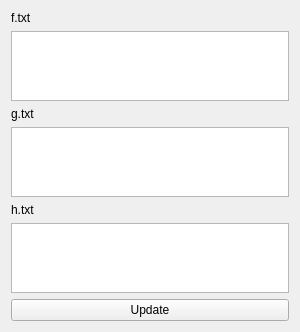
<?xml version="1.0" encoding="UTF-8"?>
<ui version="4.0">
 <class>t6</class>
 <widget class="QWidget" name="t6">
  <property name="geometry">
   <rect>
    <x>0</x>
    <y>0</y>
    <width>300</width>
    <height>200</height>
   </rect>
  </property>
  <property name="windowTitle">
   <string>task_6</string>
  </property>
  <layout class="QVBoxLayout" name="verticalLayout">
   <item>
    <widget class="QLabel" name="label">
     <property name="text">
      <string>f.txt</string>
     </property>
    </widget>
   </item>
   <item>
    <widget class="QPlainTextEdit" name="plainTextEditF">
     <property name="readOnly">
      <bool>true</bool>
     </property>
    </widget>
   </item>
   <item>
    <widget class="QLabel" name="label_2">
     <property name="text">
      <string>g.txt</string>
     </property>
    </widget>
   </item>
   <item>
    <widget class="QPlainTextEdit" name="plainTextEditG">
     <property name="readOnly">
      <bool>true</bool>
     </property>
    </widget>
   </item>
   <item>
    <widget class="QLabel" name="label_3">
     <property name="text">
      <string>h.txt</string>
     </property>
    </widget>
   </item>
   <item>
    <widget class="QPlainTextEdit" name="plainTextEditH">
     <property name="readOnly">
      <bool>true</bool>
     </property>
    </widget>
   </item>
   <item>
    <widget class="QPushButton" name="pushButton">
     <property name="text">
      <string>Update</string>
     </property>
    </widget>
   </item>
  </layout>
 </widget>
 <resources/>
 <connections/>
</ui>
